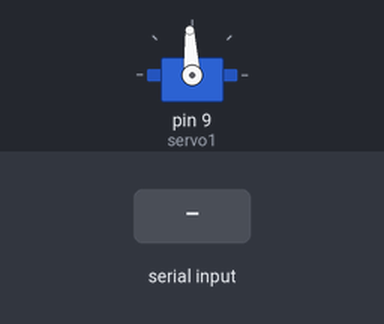
Simulated run of this sketch. Board: Arduino Uno, built with avr-gcc and run on an emulated ATmega328P. Shown: servo. The inputs (shaded band) are chosen by the test bench.

Above: at 6.2 s.
6.3 s: ";" received over Serial
At 7.41 s:
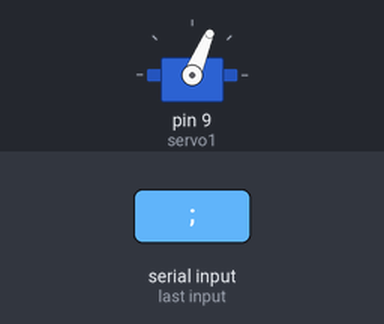
At 8.6 s:
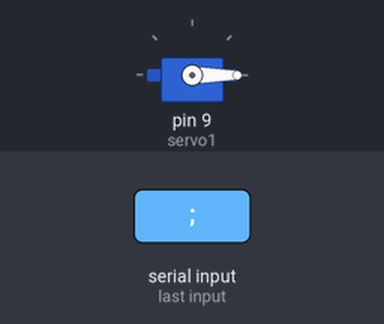
Timing chart, 0 to 10.1 s (numbered marks = the images above; inputs shaded):
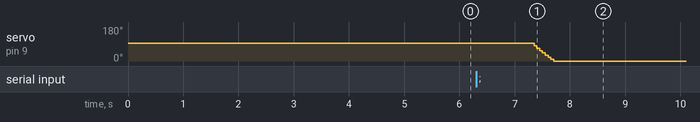

Measured:
- after the input at 6.3 s, servo on pin 9 (servo1): 93° → 0° after 1.1 s

The sketch:

ServoTesting.ino
```cpp
#include <Servo.h>;

int old = 1500;
int PWMVAL = 1500;
int scale = 0;
int rate = 5;
int stopval = 50;
Servo servo1;

void setup() {
 servo1.attach(9);
 Serial.begin(9600);
 servo1.writeMicroseconds(old);
 delay(5000);
}

void read_line() {
  String msg = Serial.readString();
  int index = msg.indexOf(";");
  if(index > -1) {
    msg = msg.substring(0, index);
    old = PWMVAL;
    PWMVAL = msg.toInt();
    scale = PWMVAL - old;
  }

}

void loop() {
  if (Serial.available()) {
       read_line();
       int theta = 0;
       while(theta <= 90) {
          servo1.writeMicroseconds((int) (old + scale * sin(theta * PI/180)));
          if(Serial.available()) {
            read_line();
            theta = 0;
          }
          theta += rate;
          delay(stopval);
       }
    }
}
```
